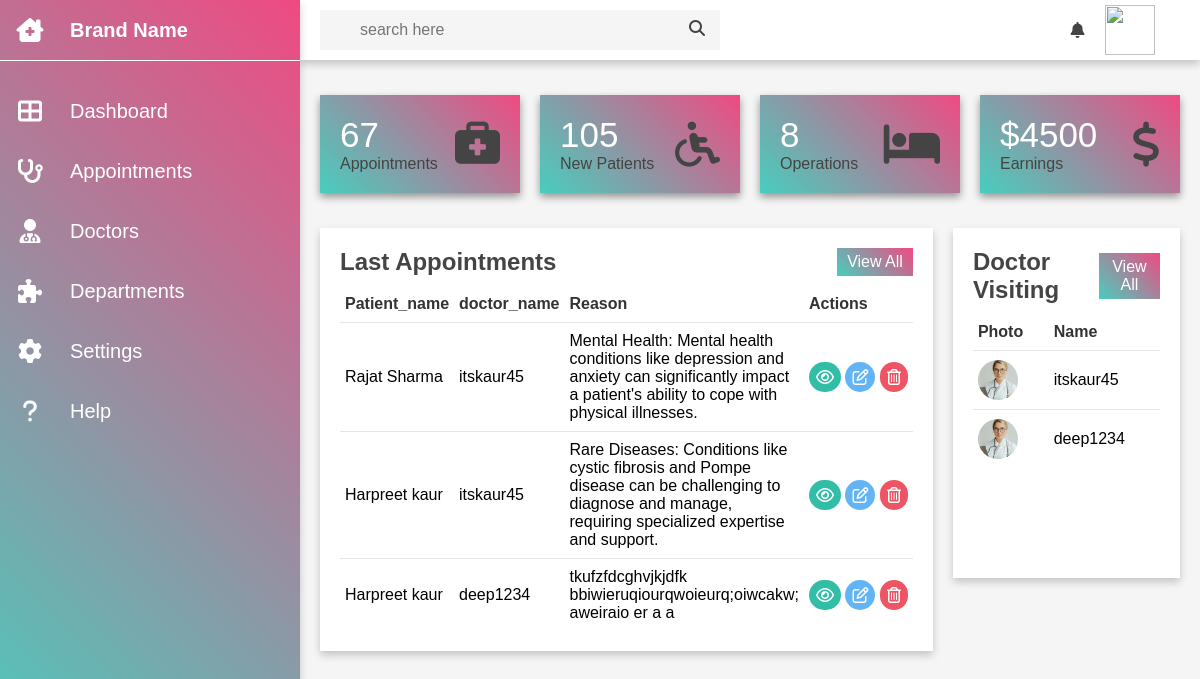
/dashboard, run on the app's committed database.
### patient/models.py (models this page shows)
class Appointment(models.Model):
    docId = models.ForeignKey(Doctor, on_delete=models.CASCADE)
    userId = models.ForeignKey(User, on_delete=models.CASCADE)
    date = models.DateField()
    reason = models.TextField(max_length=550)
    age = models.IntegerField()
    name = models.TextField()
    gender = models.TextField()
    email = models.EmailField(max_length=254)
    phone_number = models.CharField(max_length=15)

### patient/views.py (the view)
# urls.py: path("dashboard", views.dashboard),
def dashboard (request):
    context = {
        "doctors" : [], "appointments" : []
    }
    all_doctors = Doctor.objects.all()
    for doctor in all_doctors:
        temp = {
            "name" : doctor.userId.username,
        }
        context["doctors"].append(temp)
    all_appointments = Appointment.objects.all()
    for appointment in all_appointments:
        temp = {
            "doctor_name" : appointment.docId.userId.username,
            "date" : appointment.date,
            "reason": appointment.reason,
            "patient_name": appointment.name,
            "patient_age": appointment.age,
            "patient_gender": appointment.gender,
            "patient_email": appointment.email,
            "patient_phone": appointment.phone_number,
        }
        context["appointments"].append(temp)
    return render(request, "dashboard.html", context)

### patient/templates/dashboard.html (shortened to what this page needs)
<!DOCTYPE html>
{% load static%}
<html lang="en">
<head>
    <link rel="stylesheet" href="{% static 'patient\dashboard.css' %}">
    <link rel="stylesheet" href="https://cdnjs.cloudflare.com/ajax/libs/font-awesome/6.7.2/css/all.min.css">
</head>
<body>
    <div class="container">
        <div class="sidebar">
            <ul>
                <li>
                    <a href="#">
                        <i class="fas fa-clinic-medical"></i>
                        <div class="title">Brand Name</div>
                    </a>
                 </li>
                  <li>
                    <a href="#">
                        <i class="fas fa-th-large"></i>
                        <div class="title">Dashboard</div>
                    </a>
                 </li>
                  <li>
                    <a href="#">
                        <i class="fas fa-stethoscope"></i>
                        <div class="title">Appointments</div>
                    </a>
                 </li>
                  <li>
                    <a href="#">
                        <i class="fas fa-user-md"></i>
                        <div class="title">Doctors</div>
                    </a>
                 </li>
                  <li>
                    <a href="#">
                        <i class="fas fa-puzzle-piece"></i>
                        <div class="title">Departments</div>
                    </a>
                 </li>
                  <li>
                    <a href="#">
                        <i class="fas fa-cog"></i>
                        <div class="title">Settings</div>
                    </a>
                 </li>
                  <li>
                    <a href="#">
                        <i class="fas fa-question"></i>
                        <div class="title">Help</div>
                    </a>
                 </li>
            </ul>
      </div>
       <div class="main">
         <div class="top-bar">
           <div class="search">
            <input type="text" name="search" placeholder="search here">
            <label for="search"><i class="fas fa-search"></i></label>
         </div>
         <i class="fas fa-bell"></i>
         <div class="user">
            <img src="{% static 'patient/dashdr1.jpg' %}">
          </div>
        </div>
        <div class="cards">
            <div class="card">
                <div class="card-content">
                    <div class="number">67</div>
                    <div class="card-name">Appointments</div>
                </div>
                <div class="icon-box">
                    <i class="fas fa-briefcase-medical"></i>
                </div>
            </div>
            <div class="card">
                <div class="card-content">
                    <div class="number">105</div>
                    <div class="card-name">New Patients</div>
                </div>
                <div class="icon-box">
                    <i class="fas fa-wheelchair"></i>
                </div>
            </div>
            <div class="card">
                <div class="card-content">
                    <div class="number">8</div>
                    <div class="card-name">Operations</div>
                </div>
                <div class="icon-box">
                    <i class="fas fa-bed"></i>
                </div>
            </div>
            <div class="card">
                <div class="card-content">
                    <div class="number">$4500</div>
                    <div class="card-name">Earnings</div>
                </div>
                <div class="icon-box">
                    <i class="fas fa-dollar-sign"></i>
                </div>
            </div>
        </div>
        <div class="tables">
            <div class="last-appointments">
              <div class="heading">
                <h2>Last Appointments</h2>
                <a href="#" class="btn">View All</a>
              </div>
              <table class="appointments">
                <thead>
                    <td>Patient_name</td>
                    <td>doctor_name</td>
                    <td>Reason</td>
                    <td>Actions</td>
                </thead>
                <tbody>
                  {% for appointment in appointments %}
                    <tr>
                  <td>{{appointment.patient_name}}</td>
                  <td>{{appointment.doctor_name}}</td>
                  <td>{{appointment.reason}}</td>
                  <td>
                    <i class="far fa-eye"></i>
                    <i class="far fa-edit"></i>
                    <i class="far fa-trash-alt"></i>
                  </td>
                    </tr>
                    {% endfor %}
                </tbody>
              </table>
            </div>
            <div class="doctor-visiting">
                <div class="heading">
                    <h2>Doctor Visiting</h2>
                    <a href="#" class="btn">View All</a>
                  </div>
                  <table class="visiting">
                     <thead>
                        <td>Photo</td>
                        <td>Name</td>
                     </thead>
                     <tbody>
                      {% for doctor in doctors %}
                      <tr>
                        <td>
                          <div class="img-box-small">
                            <img src= "{% static 'patient/dashdr2.jpg' %}">
                          </div>
                        </td>
                        <td>{{ doctor.name }}</td>
                       </tr>
                      {% endfor %}
                   </tbody>
                  </table>
            </div>
        </div>
     </div>
 </div>
</body>
</html>

### patient/static/patient/dashboard.css (style rules this page uses)
* { margin: 0; padding: 0; box-sizing: border-box; font-family: 'poppins', sans-serif; }
body { overflow-x: hidden; }
.container { position: relative; width: 100%; }
.sidebar { position: fixed; width: 300px; height: 100%; background: linear-gradient(45deg, #47cebe, #ef4a82); overflow-x: hidden; box-shadow: 0 4px 8px 0 rgba(0, 0, 0, 0.2); z-index: 2; }
.sidebar ul li { width: 100%; list-style: none; }
.sidebar ul li:first-child { line-height: 60px; margin-bottom: 20px; font-weight: 600; border-bottom: 1px solid #fff; }
.sidebar ul li a { width: 100%; text-decoration: none; color: #fff; height: 60px; display: flex; align-items: center; }
.sidebar ul li a i { min-width: 60px; font-size: 24px; text-align: center; }
.sidebar .title { padding: 0 10px; font-size: 20px; }
.main { position: absolute; width: calc(100% - 300px); min-height: 100vh; left: 300px; background: #f5f5f5; }
.top-bar { position: fixed; height: 60px; width: calc(100% - 300px); background: #fff; display: grid; grid-template-columns: 10fr 0.4fr 1fr; grid-gap: 5px; align-items: center; color: #444; padding: 0 20px; box-shadow: 0 4px 8px 0 rgba(0, 0, 0, 0.2); z-index: 1; }
.top-bar .search { position: relative; max-width: 400px; }
.search input { width: 100%; min-width: 128px; height: 40px; padding: 0 40px; font-size: 16px; outline: none; border: none; background: #f5f5f5; }
.search i { position: absolute; right: 15px; top: 10px; cursor: pointer; }
.user { position: relative; width: 50px; height: 50px; }
img { position: absolute; width: 100%; height: 100%; top: 0; left: 0; object-fit: cover; }
.cards { margin-top: 60px; width: 100%; padding: 35px 20px; display: grid; grid-template-columns: repeat(4, 1fr); grid-gap: 20px; }
.cards .card { background: linear-gradient(45deg, #47cebe, #ef4a82); padding: 20px; display: flex; align-items: center; justify-content: space-between; box-shadow: 0 4px 8px 0 rgba(0, 0, 0, 0.4); }
.number { font-size: 35px; font-weight: 500; color: #fff; }
.card-name { color: #444; font-size: 600; }
.icon-box i { font-size: 45px; color: #444; }
.tables { width: 100%; display: grid; grid-template-columns: 2fr 1fr; grid-gap: 20px; align-items: self-start; padding: 0 20px 20px 20px; }
.img-box-small { position: relative; width: 40px; height: 40px; border-radius: 50%; overflow: hidden; }
.last-appointments { min-height: 350px; background: #fff; padding: 20px; box-shadow: 0 4px 8px 0 rgba(0, 0, 0, 0.2); }
.doctor-visiting { min-height: 350px; background: #fff; padding: 20px; box-shadow: 0 4px 8px 0 rgba(0, 0, 0, 0.2); }
.heading { display: flex; align-items: center; justify-content: space-between; color: #444; }
.btn { padding: 5px 10px; background: linear-gradient(45deg, #47cebe, #ef4a82); color: #fff; text-decoration: none; text-align: center; }
table { margin-top: 10px; width: 100%; border-collapse: collapse; }
thead td { font-weight: 600; color: #333; }
table tr { border-bottom: 1px solid rgba(0, 0, 0, 0.1); }
table tbody tr:last-child { border-bottom: none; }
td { padding: 9px 5px; }
td i { padding: 7px; color:#fff; border-radius: 50px; }
.last-appointments table tbody td:last-child { white-space: nowrap; }
.fa-eye { background: #32bea6; }
.fa-edit { background: #63b4f4; }
.fa-trash-alt { background: #ed5564; }

### data on the page
Appointment: patient_name "Rajat Sharma", reason "Mental Health: Mental health conditions like depression and anxiety can significantly impact a patient's ability to cope with physical illnesses."
Appointment: patient_name "Harpreet kaur", reason "Rare Diseases: Conditions like cystic fibrosis and Pompe disease can be challenging to diagnose and manage, requiring specialized expertise and support."
Appointment: patient_name "Harpreet kaur", reason "tkufzfdcghvjkjdfk bbiwieruqiourqwoieurq;oiwcakw; aweiraio er a a"

### other printed values
{{ appointment.doctor_name }} "itskaur45" "itskaur45" "deep1234"
{{ doctor.name }} "itskaur45" "deep1234"
